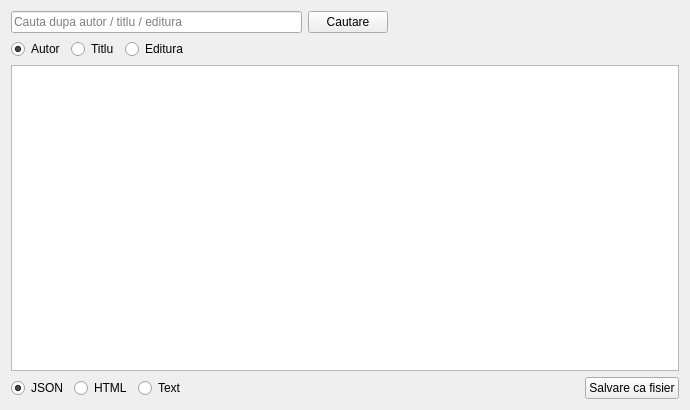
<?xml version="1.0" encoding="UTF-8"?>
<ui version="4.0">
 <class>LibraryApp</class>
 <widget class="QWidget" name="LibraryApp">
  <property name="geometry">
   <rect>
    <x>0</x>
    <y>0</y>
    <width>690</width>
    <height>410</height>
   </rect>
  </property>
  <property name="windowTitle">
   <string>Cache Manager</string>
  </property>
  <layout class="QGridLayout" name="gridLayout">
   <item row="0" column="0">
    <layout class="QHBoxLayout" name="horizontalLayout">
     <item>
      <widget class="QLineEdit" name="search_bar">
       <property name="placeholderText">
        <string>Cauta dupa autor / titlu / editura</string>
       </property>
      </widget>
     </item>
     <item>
      <widget class="QPushButton" name="search_btn">
       <property name="text">
        <string>Cautare</string>
       </property>
      </widget>
     </item>
     <item>
      <spacer name="horizontalSpacer_2">
       <property name="orientation">
        <enum>Qt::Horizontal</enum>
       </property>
       <property name="sizeHint" stdset="0">
        <size>
         <width>40</width>
         <height>20</height>
        </size>
       </property>
      </spacer>
     </item>
    </layout>
   </item>
   <item row="1" column="0">
    <layout class="QHBoxLayout" name="horizontalLayout_2">
     <item>
      <widget class="QRadioButton" name="author_rb">
       <property name="text">
        <string>Autor</string>
       </property>
       <property name="checked">
        <bool>true</bool>
       </property>
       <attribute name="buttonGroup">
        <string notr="true">search_rb_btns</string>
       </attribute>
      </widget>
     </item>
     <item>
      <widget class="QRadioButton" name="title_rb">
       <property name="text">
        <string>Titlu</string>
       </property>
       <attribute name="buttonGroup">
        <string notr="true">search_rb_btns</string>
       </attribute>
      </widget>
     </item>
     <item>
      <widget class="QRadioButton" name="publisher_rb">
       <property name="text">
        <string>Editura</string>
       </property>
       <attribute name="buttonGroup">
        <string notr="true">search_rb_btns</string>
       </attribute>
      </widget>
     </item>
     <item>
      <spacer name="horizontalSpacer">
       <property name="orientation">
        <enum>Qt::Horizontal</enum>
       </property>
       <property name="sizeHint" stdset="0">
        <size>
         <width>40</width>
         <height>20</height>
        </size>
       </property>
      </spacer>
     </item>
    </layout>
   </item>
   <item row="2" column="0">
    <widget class="QTextEdit" name="result">
     <property name="readOnly">
      <bool>true</bool>
     </property>
    </widget>
   </item>
   <item row="3" column="0">
    <layout class="QHBoxLayout" name="horizontalLayout_3">
     <item>
      <widget class="QRadioButton" name="json_rb">
       <property name="text">
        <string>JSON</string>
       </property>
       <property name="checked">
        <bool>true</bool>
       </property>
       <attribute name="buttonGroup">
        <string notr="true">file_type_rb_btns</string>
       </attribute>
      </widget>
     </item>
     <item>
      <widget class="QRadioButton" name="html_rb">
       <property name="text">
        <string>HTML</string>
       </property>
       <attribute name="buttonGroup">
        <string notr="true">file_type_rb_btns</string>
       </attribute>
      </widget>
     </item>
     <item>
      <widget class="QRadioButton" name="text_rb">
       <property name="text">
        <string>Text</string>
       </property>
       <attribute name="buttonGroup">
        <string notr="true">file_type_rb_btns</string>
       </attribute>
      </widget>
     </item>
     <item>
      <spacer name="horizontalSpacer_3">
       <property name="orientation">
        <enum>Qt::Horizontal</enum>
       </property>
       <property name="sizeHint" stdset="0">
        <size>
         <width>40</width>
         <height>20</height>
        </size>
       </property>
      </spacer>
     </item>
     <item>
      <widget class="QPushButton" name="save_as_file_btn">
       <property name="text">
        <string>Salvare ca fisier</string>
       </property>
      </widget>
     </item>
    </layout>
   </item>
  </layout>
 </widget>
 <resources/>
 <connections/>
 <buttongroups>
  <buttongroup name="search_rb_btns"/>
  <buttongroup name="file_type_rb_btns"/>
 </buttongroups>
</ui>
